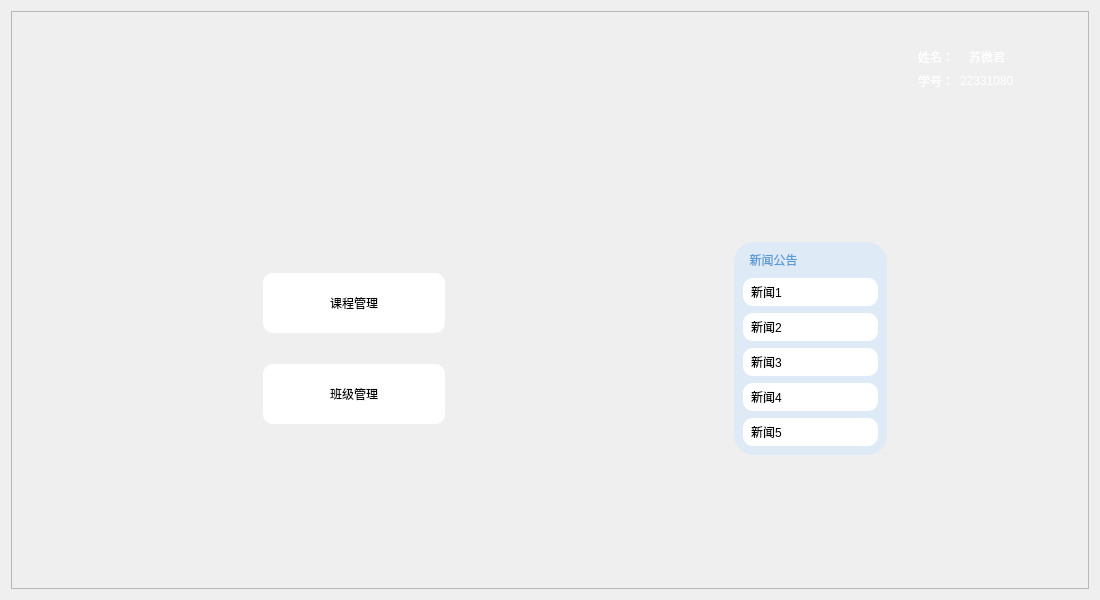
<?xml version="1.0" encoding="UTF-8"?>
<ui version="4.0">
 <class>TeacherMainWindow</class>
 <widget class="QWidget" name="TeacherMainWindow">
  <property name="geometry">
   <rect>
    <x>0</x>
    <y>0</y>
    <width>1100</width>
    <height>600</height>
   </rect>
  </property>
  <property name="minimumSize">
   <size>
    <width>0</width>
    <height>0</height>
   </size>
  </property>
  <property name="windowTitle">
   <string>Form</string>
  </property>
  <layout class="QVBoxLayout" name="verticalLayout_5">
   <item>
    <widget class="QFrame" name="frame">
     <property name="sizePolicy">
      <sizepolicy hsizetype="Expanding" vsizetype="Expanding">
       <horstretch>0</horstretch>
       <verstretch>0</verstretch>
      </sizepolicy>
     </property>
     <property name="frameShape">
      <enum>QFrame::StyledPanel</enum>
     </property>
     <property name="frameShadow">
      <enum>QFrame::Raised</enum>
     </property>
     <layout class="QVBoxLayout" name="verticalLayout_7">
      <property name="spacing">
       <number>0</number>
      </property>
      <item>
       <widget class="QWidget" name="widget_4" native="true">
        <layout class="QHBoxLayout" name="horizontalLayout">
         <item>
          <spacer name="horizontalSpacer_23">
           <property name="orientation">
            <enum>Qt::Horizontal</enum>
           </property>
           <property name="sizeType">
            <enum>QSizePolicy::Fixed</enum>
           </property>
           <property name="sizeHint" stdset="0">
            <size>
             <width>13</width>
             <height>17</height>
            </size>
           </property>
          </spacer>
         </item>
         <item>
          <widget class="QLabel" name="jwTitle_2">
           <property name="sizePolicy">
            <sizepolicy hsizetype="Preferred" vsizetype="Preferred">
             <horstretch>0</horstretch>
             <verstretch>0</verstretch>
            </sizepolicy>
           </property>
           <property name="minimumSize">
            <size>
             <width>0</width>
             <height>0</height>
            </size>
           </property>
           <property name="maximumSize">
            <size>
             <width>16777215</width>
             <height>16777215</height>
            </size>
           </property>
           <property name="font">
            <font>
             <pointsize>18</pointsize>
            </font>
           </property>
           <property name="styleSheet">
            <string notr="true"/>
           </property>
           <property name="text">
            <string/>
           </property>
          </widget>
         </item>
         <item>
          <spacer name="horizontalSpacer_24">
           <property name="orientation">
            <enum>Qt::Horizontal</enum>
           </property>
           <property name="sizeType">
            <enum>QSizePolicy::Expanding</enum>
           </property>
           <property name="sizeHint" stdset="0">
            <size>
             <width>270</width>
             <height>25</height>
            </size>
           </property>
          </spacer>
         </item>
         <item>
          <widget class="QWidget" name="widget_5" native="true">
           <layout class="QHBoxLayout" name="horizontalLayout_6">
            <item>
             <widget class="QPushButton" name="btn_HeadPortrait">
              <property name="cursor">
               <cursorShape>OpenHandCursor</cursorShape>
              </property>
              <property name="styleSheet">
               <string notr="true">background: transparent;
color: rgba(255,255,255,0.5);
border-top-right-radius: 4px;
border-bottom-right-radius: 4px;</string>
              </property>
              <property name="text">
               <string/>
              </property>
             </widget>
            </item>
            <item>
             <widget class="QWidget" name="widget" native="true">
              <layout class="QVBoxLayout" name="verticalLayout_2">
               <item>
                <layout class="QHBoxLayout" name="horizontalLayout_4">
                 <item>
                  <widget class="QLabel" name="label_7">
                   <property name="styleSheet">
                    <string notr="true">color: rgb(255, 255, 255);
font: 11pt &quot;Microsoft YaHei UI&quot;;</string>
                   </property>
                   <property name="text">
                    <string>姓名：</string>
                   </property>
                  </widget>
                 </item>
                 <item>
                  <widget class="QLabel" name="lbl_TchName">
                   <property name="styleSheet">
                    <string notr="true">color: rgb(255, 255, 255);
font: 11pt &quot;Microsoft YaHei UI&quot;;</string>
                   </property>
                   <property name="text">
                    <string>苏微君</string>
                   </property>
                  </widget>
                 </item>
                </layout>
               </item>
               <item>
                <layout class="QHBoxLayout" name="horizontalLayout_7">
                 <item>
                  <widget class="QLabel" name="label_8">
                   <property name="styleSheet">
                    <string notr="true">color: rgb(255, 255, 255);
font: 11pt &quot;Microsoft YaHei UI&quot;;</string>
                   </property>
                   <property name="text">
                    <string>学号：</string>
                   </property>
                  </widget>
                 </item>
                 <item>
                  <widget class="QLabel" name="lbl_TchID">
                   <property name="styleSheet">
                    <string notr="true">color: rgb(255, 255, 255);
font: 11pt &quot;Microsoft YaHei UI&quot;;</string>
                   </property>
                   <property name="text">
                    <string>22331080</string>
                   </property>
                  </widget>
                 </item>
                </layout>
               </item>
              </layout>
             </widget>
            </item>
            <item>
             <widget class="QPushButton" name="btn_Exit">
              <property name="sizePolicy">
               <sizepolicy hsizetype="Fixed" vsizetype="Fixed">
                <horstretch>0</horstretch>
                <verstretch>0</verstretch>
               </sizepolicy>
              </property>
              <property name="cursor">
               <cursorShape>OpenHandCursor</cursorShape>
              </property>
              <property name="styleSheet">
               <string notr="true">background: transparent;
color: rgba(255,255,255,0.5);
border-top-right-radius: 4px;
border-bottom-right-radius: 4px;</string>
              </property>
              <property name="text">
               <string/>
              </property>
             </widget>
            </item>
           </layout>
          </widget>
         </item>
        </layout>
       </widget>
      </item>
      <item>
       <widget class="QWidget" name="widget_3" native="true">
        <property name="styleSheet">
         <string notr="true">#widget_3{border-image:url(&quot;:/new/main_window_stu/backgroundimage1.png&quot;)}</string>
        </property>
        <layout class="QVBoxLayout" name="verticalLayout_4">
         <item>
          <spacer name="verticalSpacer_12">
           <property name="orientation">
            <enum>Qt::Vertical</enum>
           </property>
           <property name="sizeHint" stdset="0">
            <size>
             <width>20</width>
             <height>5</height>
            </size>
           </property>
          </spacer>
         </item>
         <item>
          <widget class="QWidget" name="widget_8" native="true">
           <layout class="QHBoxLayout" name="horizontalLayout_2">
            <item>
             <spacer name="horizontalSpacer_7">
              <property name="orientation">
               <enum>Qt::Horizontal</enum>
              </property>
              <property name="sizeType">
               <enum>QSizePolicy::Fixed</enum>
              </property>
              <property name="sizeHint" stdset="0">
               <size>
                <width>50</width>
                <height>20</height>
               </size>
              </property>
             </spacer>
            </item>
            <item>
             <spacer name="horizontalSpacer_2">
              <property name="orientation">
               <enum>Qt::Horizontal</enum>
              </property>
              <property name="sizeType">
               <enum>QSizePolicy::Expanding</enum>
              </property>
              <property name="sizeHint" stdset="0">
               <size>
                <width>108</width>
                <height>20</height>
               </size>
              </property>
             </spacer>
            </item>
            <item>
             <widget class="QWidget" name="widget_6" native="true">
              <property name="sizePolicy">
               <sizepolicy hsizetype="Fixed" vsizetype="Preferred">
                <horstretch>100</horstretch>
                <verstretch>0</verstretch>
               </sizepolicy>
              </property>
              <property name="minimumSize">
               <size>
                <width>200</width>
                <height>0</height>
               </size>
              </property>
              <property name="maximumSize">
               <size>
                <width>200</width>
                <height>16777215</height>
               </size>
              </property>
              <layout class="QVBoxLayout" name="verticalLayout">
               <item>
                <spacer name="verticalSpacer_4">
                 <property name="orientation">
                  <enum>Qt::Vertical</enum>
                 </property>
                 <property name="sizeHint" stdset="0">
                  <size>
                   <width>28</width>
                   <height>25</height>
                  </size>
                 </property>
                </spacer>
               </item>
               <item>
                <spacer name="verticalSpacer">
                 <property name="orientation">
                  <enum>Qt::Vertical</enum>
                 </property>
                 <property name="sizeHint" stdset="0">
                  <size>
                   <width>28</width>
                   <height>24</height>
                  </size>
                 </property>
                </spacer>
               </item>
               <item>
                <widget class="QPushButton" name="btn_CourseManage">
                 <property name="minimumSize">
                  <size>
                   <width>0</width>
                   <height>60</height>
                  </size>
                 </property>
                 <property name="cursor">
                  <cursorShape>OpenHandCursor</cursorShape>
                 </property>
                 <property name="styleSheet">
                  <string notr="true">font: 700 22pt &quot;Microsoft YaHei UI&quot;;
background-color: rgb(255, 255, 255);
color: rgb(0, 0, 0);
border-radius:10px;</string>
                 </property>
                 <property name="text">
                  <string>课程管理</string>
                 </property>
                 <property name="iconSize">
                  <size>
                   <width>50</width>
                   <height>50</height>
                  </size>
                 </property>
                </widget>
               </item>
               <item>
                <spacer name="verticalSpacer_2">
                 <property name="orientation">
                  <enum>Qt::Vertical</enum>
                 </property>
                 <property name="sizeHint" stdset="0">
                  <size>
                   <width>28</width>
                   <height>25</height>
                  </size>
                 </property>
                </spacer>
               </item>
               <item>
                <widget class="QPushButton" name="btn_TchClassManage">
                 <property name="minimumSize">
                  <size>
                   <width>0</width>
                   <height>60</height>
                  </size>
                 </property>
                 <property name="cursor">
                  <cursorShape>OpenHandCursor</cursorShape>
                 </property>
                 <property name="styleSheet">
                  <string notr="true">font: 700 22pt &quot;Microsoft YaHei UI&quot;;
background-color: rgb(255, 255, 255);
color: rgb(0, 0, 0);
border-radius:10px;</string>
                 </property>
                 <property name="text">
                  <string>班级管理</string>
                 </property>
                 <property name="iconSize">
                  <size>
                   <width>50</width>
                   <height>50</height>
                  </size>
                 </property>
                </widget>
               </item>
               <item>
                <spacer name="verticalSpacer_14">
                 <property name="orientation">
                  <enum>Qt::Vertical</enum>
                 </property>
                 <property name="sizeHint" stdset="0">
                  <size>
                   <width>28</width>
                   <height>24</height>
                  </size>
                 </property>
                </spacer>
               </item>
               <item>
                <spacer name="verticalSpacer_3">
                 <property name="orientation">
                  <enum>Qt::Vertical</enum>
                 </property>
                 <property name="sizeHint" stdset="0">
                  <size>
                   <width>28</width>
                   <height>25</height>
                  </size>
                 </property>
                </spacer>
               </item>
              </layout>
             </widget>
            </item>
            <item>
             <spacer name="horizontalSpacer_6">
              <property name="orientation">
               <enum>Qt::Horizontal</enum>
              </property>
              <property name="sizeType">
               <enum>QSizePolicy::Fixed</enum>
              </property>
              <property name="sizeHint" stdset="0">
               <size>
                <width>100</width>
                <height>20</height>
               </size>
              </property>
             </spacer>
            </item>
            <item>
             <spacer name="horizontalSpacer_5">
              <property name="orientation">
               <enum>Qt::Horizontal</enum>
              </property>
              <property name="sizeHint" stdset="0">
               <size>
                <width>109</width>
                <height>20</height>
               </size>
              </property>
             </spacer>
            </item>
            <item>
             <widget class="QWidget" name="widget_7" native="true">
              <property name="styleSheet">
               <string notr="true"/>
              </property>
              <layout class="QVBoxLayout" name="verticalLayout_6">
               <item>
                <spacer name="verticalSpacer_5">
                 <property name="orientation">
                  <enum>Qt::Vertical</enum>
                 </property>
                 <property name="sizeHint" stdset="0">
                  <size>
                   <width>20</width>
                   <height>21</height>
                  </size>
                 </property>
                </spacer>
               </item>
               <item>
                <widget class="QWidget" name="widget_2" native="true">
                 <property name="styleSheet">
                  <string notr="true">
border-radius:20px;

background-color: rgb(222, 234, 246);</string>
                 </property>
                 <layout class="QVBoxLayout" name="verticalLayout_3">
                  <item>
                   <widget class="QLabel" name="label">
                    <property name="sizePolicy">
                     <sizepolicy hsizetype="Fixed" vsizetype="Fixed">
                      <horstretch>0</horstretch>
                      <verstretch>0</verstretch>
                     </sizepolicy>
                    </property>
                    <property name="styleSheet">
                     <string notr="true">font: 700 18pt &quot;Microsoft YaHei UI&quot;;
color:rgb(91, 155, 213);
border:none;</string>
                    </property>
                    <property name="text">
                     <string>  新闻公告                        </string>
                    </property>
                   </widget>
                  </item>
                  <item>
                   <spacer name="verticalSpacer_11">
                    <property name="orientation">
                     <enum>Qt::Vertical</enum>
                    </property>
                    <property name="sizeType">
                     <enum>QSizePolicy::Fixed</enum>
                    </property>
                    <property name="sizeHint" stdset="0">
                     <size>
                      <width>20</width>
                      <height>3</height>
                     </size>
                    </property>
                   </spacer>
                  </item>
                  <item>
                   <widget class="QLabel" name="newslabel1">
                    <property name="styleSheet">
                     <string notr="true">font: 12pt &quot;Microsoft YaHei UI&quot;;
color: rgb(0, 0, 0);
background-color: rgb(255, 255, 255);
padding: 5px;
border-radius:10px;
border:none;</string>
                    </property>
                    <property name="text">
                     <string>新闻1</string>
                    </property>
                   </widget>
                  </item>
                  <item>
                   <spacer name="verticalSpacer_10">
                    <property name="orientation">
                     <enum>Qt::Vertical</enum>
                    </property>
                    <property name="sizeType">
                     <enum>QSizePolicy::Fixed</enum>
                    </property>
                    <property name="sizeHint" stdset="0">
                     <size>
                      <width>20</width>
                      <height>1</height>
                     </size>
                    </property>
                   </spacer>
                  </item>
                  <item>
                   <widget class="QLabel" name="newslabel2">
                    <property name="styleSheet">
                     <string notr="true">font: 12pt &quot;Microsoft YaHei UI&quot;;
color: rgb(0, 0, 0);
background-color: rgb(255, 255, 255);
padding: 5px;
border-radius:10px;
border:none;</string>
                    </property>
                    <property name="text">
                     <string>新闻2</string>
                    </property>
                   </widget>
                  </item>
                  <item>
                   <spacer name="verticalSpacer_9">
                    <property name="orientation">
                     <enum>Qt::Vertical</enum>
                    </property>
                    <property name="sizeType">
                     <enum>QSizePolicy::Fixed</enum>
                    </property>
                    <property name="sizeHint" stdset="0">
                     <size>
                      <width>20</width>
                      <height>1</height>
                     </size>
                    </property>
                   </spacer>
                  </item>
                  <item>
                   <widget class="QLabel" name="newslabel3">
                    <property name="styleSheet">
                     <string notr="true">font: 12pt &quot;Microsoft YaHei UI&quot;;
color: rgb(0, 0, 0);
padding: 5px;
background-color: rgb(255, 255, 255);
border-radius:10px;
border:none;</string>
                    </property>
                    <property name="text">
                     <string>新闻3</string>
                    </property>
                   </widget>
                  </item>
                  <item>
                   <spacer name="verticalSpacer_8">
                    <property name="orientation">
                     <enum>Qt::Vertical</enum>
                    </property>
                    <property name="sizeType">
                     <enum>QSizePolicy::Fixed</enum>
                    </property>
                    <property name="sizeHint" stdset="0">
                     <size>
                      <width>20</width>
                      <height>1</height>
                     </size>
                    </property>
                   </spacer>
                  </item>
                  <item>
                   <widget class="QLabel" name="newslabel4">
                    <property name="styleSheet">
                     <string notr="true">font: 12pt &quot;Microsoft YaHei UI&quot;;
color: rgb(0, 0, 0);
padding: 5px;
background-color: rgb(255, 255, 255);
border-radius:10px;
border:none;</string>
                    </property>
                    <property name="text">
                     <string>新闻4</string>
                    </property>
                   </widget>
                  </item>
                  <item>
                   <spacer name="verticalSpacer_7">
                    <property name="orientation">
                     <enum>Qt::Vertical</enum>
                    </property>
                    <property name="sizeType">
                     <enum>QSizePolicy::Fixed</enum>
                    </property>
                    <property name="sizeHint" stdset="0">
                     <size>
                      <width>20</width>
                      <height>1</height>
                     </size>
                    </property>
                   </spacer>
                  </item>
                  <item>
                   <widget class="QLabel" name="newslabel5">
                    <property name="styleSheet">
                     <string notr="true">font: 12pt &quot;Microsoft YaHei UI&quot;;
color: rgb(0, 0, 0);
padding: 5px;
background-color: rgb(255, 255, 255);
border-radius:10px;
border:none;</string>
                    </property>
                    <property name="text">
                     <string>新闻5</string>
                    </property>
                   </widget>
                  </item>
                 </layout>
                </widget>
               </item>
               <item>
                <spacer name="verticalSpacer_6">
                 <property name="orientation">
                  <enum>Qt::Vertical</enum>
                 </property>
                 <property name="sizeType">
                  <enum>QSizePolicy::Expanding</enum>
                 </property>
                 <property name="sizeHint" stdset="0">
                  <size>
                   <width>20</width>
                   <height>21</height>
                  </size>
                 </property>
                </spacer>
               </item>
              </layout>
             </widget>
            </item>
            <item>
             <spacer name="horizontalSpacer_4">
              <property name="orientation">
               <enum>Qt::Horizontal</enum>
              </property>
              <property name="sizeType">
               <enum>QSizePolicy::Expanding</enum>
              </property>
              <property name="sizeHint" stdset="0">
               <size>
                <width>108</width>
                <height>20</height>
               </size>
              </property>
             </spacer>
            </item>
           </layout>
          </widget>
         </item>
         <item>
          <spacer name="verticalSpacer_13">
           <property name="orientation">
            <enum>Qt::Vertical</enum>
           </property>
           <property name="sizeHint" stdset="0">
            <size>
             <width>20</width>
             <height>5</height>
            </size>
           </property>
          </spacer>
         </item>
        </layout>
       </widget>
      </item>
     </layout>
    </widget>
   </item>
  </layout>
 </widget>
 <resources/>
 <connections/>
</ui>
